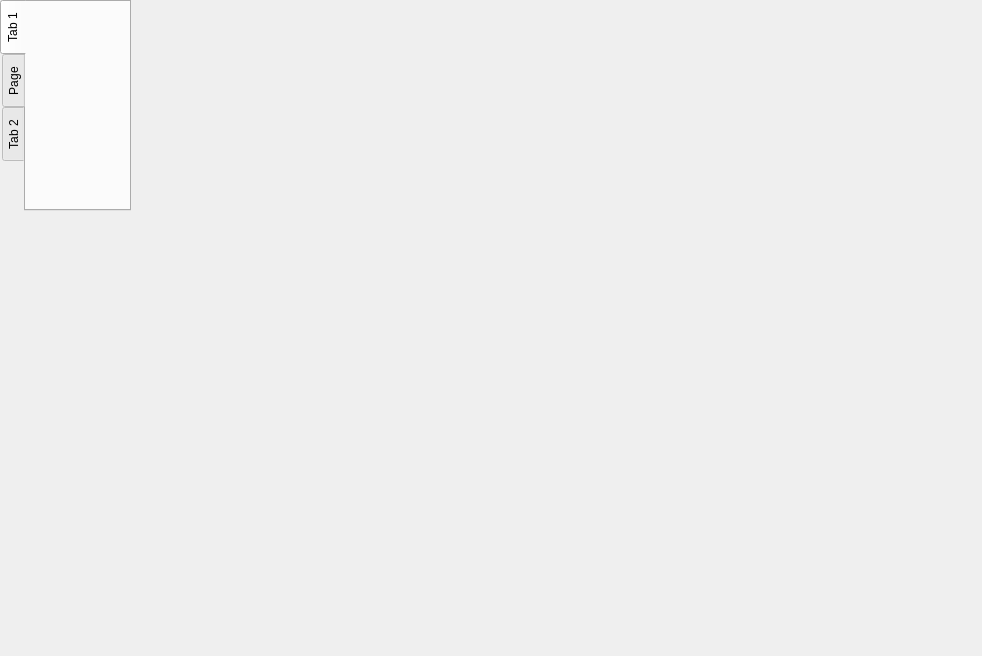
<?xml version="1.0" encoding="UTF-8"?>
<ui version="4.0">
 <class>Assistant</class>
 <widget class="QWidget" name="Assistant">
  <property name="geometry">
   <rect>
    <x>0</x>
    <y>0</y>
    <width>982</width>
    <height>656</height>
   </rect>
  </property>
  <property name="windowTitle">
   <string>Assistant Musicien</string>
  </property>
  <widget class="QTabWidget" name="tabWidgetApplication">
   <property name="geometry">
    <rect>
     <x>0</x>
     <y>0</y>
     <width>131</width>
     <height>211</height>
    </rect>
   </property>
   <property name="tabPosition">
    <enum>QTabWidget::West</enum>
   </property>
   <widget class="QWidget" name="tab">
    <attribute name="title">
     <string>Tab 1</string>
    </attribute>
   </widget>
   <widget class="QWidget" name="tab_3">
    <attribute name="title">
     <string>Page</string>
    </attribute>
   </widget>
   <widget class="QWidget" name="tab_2">
    <attribute name="title">
     <string>Tab 2</string>
    </attribute>
   </widget>
  </widget>
 </widget>
 <layoutdefault spacing="6" margin="11"/>
 <resources/>
 <connections/>
</ui>
